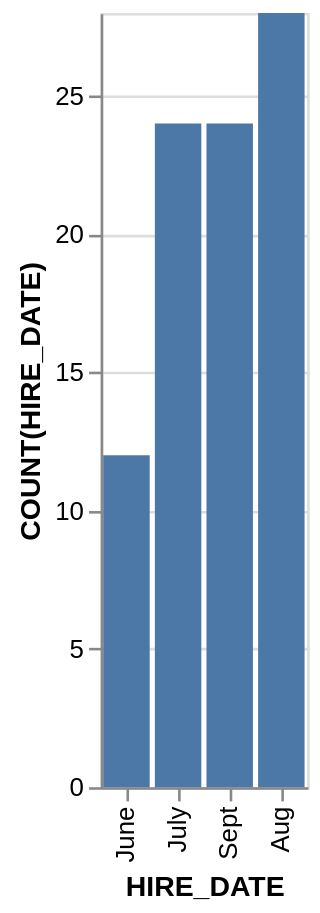

Vega-Lite specification for this chart:
### Vega-Lite specification from a JSON file in a GitHub repository (floating-point values rounded to 4 significant figures)
{"data": {"values": [{"x_data": "June", "y_data": 12}, {"x_data": "July", "y_data": 24}, {"x_data": "Sept", "y_data": 24}, {"x_data": "Aug", "y_data": 28}]}, "mark": "bar", "encoding": {"x": {"field": "x_data", "type": "nominal", "title": "HIRE_DATE", "sort": {"op": "sum", "field": "y_data", "order": "ascending"}}, "y": {"field": "y_data", "type": "quantitative", "title": "COUNT(HIRE_DATE)"}}}
